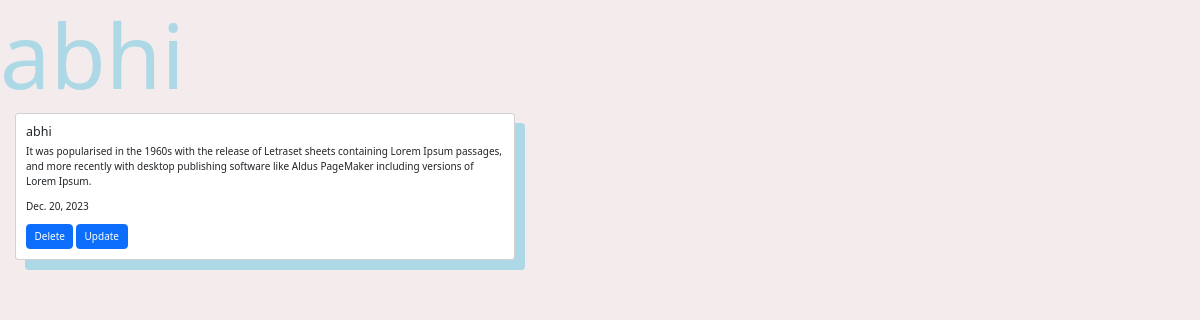
Page /cba_view/DeatilView/29/ on the committed database.
### todo_app/models.py (models this page shows)
class task(models.Model):
    task_name = models.CharField(max_length=100)
    priority=models.TextField()
    date=models.DateField()

### cba_view/views.py (the view)
# urls.py: path('DeatilView/<int:pk>/',views.deatailView.as_view(),name='DeatailView'),
class deatailView(DetailView):
    model=task
    template_name='deatail.html'
    context_object_name='a'

### templates/deatail.html (shortened to what this page needs)
<h1>{{ a.task_name }}</h1>
{% load static %}
<html lang="en">
<head>
  <link rel="stylesheet" href="https://maxcdn.bootstrapcdn.com/bootstrap/3.4.1/css/bootstrap.min.css">
  <link rel="stylesheet" href="https://cdn.jsdelivr.net/npm/bootstrap@5.3.2/dist/css/bootstrap.min.css">
  <link rel="stylesheet" href="{% static '\css\index.css' %}">
</head>
<body>
    <div class="col-md-6">
        <div class="card">
          <div class="card-body">
            <h5 class="card-title">{{a.task_name}}</h5>
            <p class="card-text">{{a.priority}} </p>
            <p class="card-text">{{a.date}} </p>
            <a href="{% url 'delete' a.id %}" class="btn btn-primary">Delete</a>
            <a href="{% url 'update' a.id %}" class="btn btn-primary">Update</a>
          </div>
        </div>
        <br>
      </div>
    </body>
</html>

### static/css/index.css (style rules this page uses)
body { background-color: rgb(244, 236, 236); }
.card { box-shadow: 10px 10px lightblue; height: auto; width: 500px; }
h1 { font-size: 90px; color: lightblue; }

### rows in the picture
task: task_name "abhi", priority "It was popularised in the 1960s with the release of Letraset sheets containing Lorem Ipsum passages, and more recently with desktop publishing software like Aldus PageMaker including versions of Lorem Ipsum.", date "Dec. 20, 2023"
